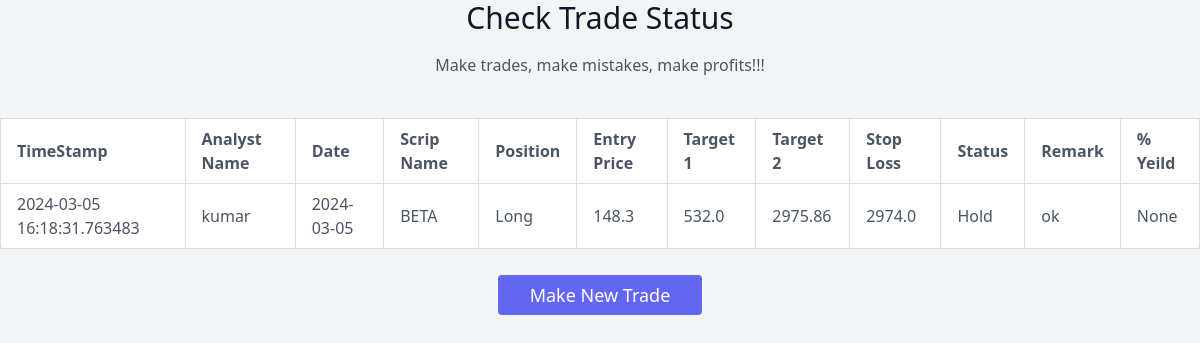
Page /trades (signed in) on the earlier database version.
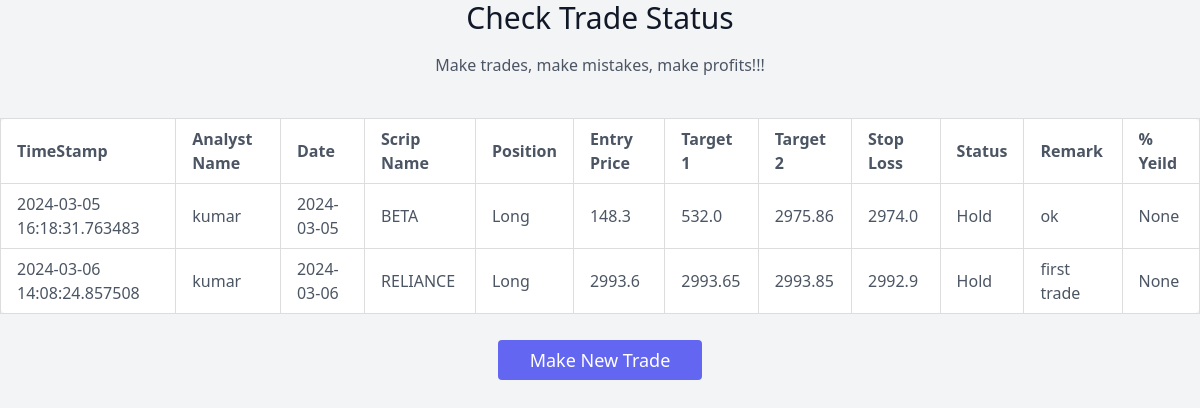
Same page on the later database version.
### models/models.py (models this page shows, shortened)
class CallBook(db.Model):
    __tablename__ = 'CallBook'
    id = db.Column(db.Integer, primary_key=True)
    TimeStamp = db.Column(db.TIMESTAMP, nullable=False)
    AnalystName = db.Column(db.String(50), nullable=False)
    Date = db.Column(db.Date, nullable=False)
    ScripName = db.Column(db.String(50), nullable=False)
    Position = db.Column(db.String(10), nullable=False)
    EntryPrice = db.Column(db.Float, nullable=False)
    Target1 = db.Column(db.Float, nullable=False)
    Target2 = db.Column(db.Float, nullable=False)
    StopLoss = db.Column(db.Float, nullable=False)
    Status = db.Column(db.String(50), nullable=False)
    GainLoss = db.Column(db.Float, nullable=True)
    Remark = db.Column(db.String(255), nullable=True)
    scrip_Code = db.Column(db.Integer, nullable=False)
    user_id = db.Column(db.Integer, db.ForeignKey('user.id'), nullable=False)
    user = db.relationship('User', backref='trades', lazy=True)

### app.py (the view)
@app.route('/trades')
def trades():
    user_id = session.get('user_id')
    if user_id is None:
        return redirect(url_for('login'))
    user = User.query.filter_by(id=user_id).first()
    decrypt_data_username = decrypt_data(user.username)
    accesstoken_current = get_valid_access_token()
    if decrypt_data_username == 'admin':
        user_trades = CallBook.query.all()
        if accesstoken_current is None:
            api_key = "7bysRZCyXtO7xy9uxk9EtZbNMa2sH6qr"
            secret_key = "BiR30xFE5S4XC9rT0aQcz1ZdAg3CyyBz"
            request_token = request.args.get('request_token')
            espressoApi = EspressoConnect(api_key)
            sessionEspresso = espressoApi.generate_session(request_token, secret_key)
            access_token = espressoApi.get_access_token(api_key, sessionEspresso)
            access_token = json.loads(access_token)
            token = access_token["data"]["token"]
            access_token_entry = AccessToken(accesstoken=token, TimeStamp=datetime.now())
            db.session.add(access_token_entry)
            db.session.commit()
            return render_template('trades.html',user_trades=user_trades)
        else:
            return render_template('trades.html',user_trades=user_trades)
    else:
        user_trades = CallBook.query.filter_by(user_id=user_id).all()
    return render_template('trades.html', user_trades=user_trades)

### app.py (called while the page is built)
def get_valid_access_token():
    with app.app_context():
        access_token_entry = AccessToken.query.order_by(AccessToken.TimeStamp.desc()).first()
        if access_token_entry:
            token_expiry = access_token_entry.TimeStamp + timedelta(hours=24)
            if datetime.now() < token_expiry:
                return access_token_entry.accesstoken
        return None

### encrypt.py (called while the page is built)
    def decrypt_data(encrypted_data):
        decrypted_data = cipher_suite.decrypt(encrypted_data).decode()
        return decrypted_data

### templates/trades.html (shortened to what this page needs)
<!DOCTYPE html>
<html lang="en">
<head>
    <link rel="stylesheet" href="{{ url_for('static', filename='css/trades.css') }}">
    <link href="https://unpkg.com/tailwindcss@^2.0/dist/tailwind.min.css" rel="stylesheet">
</head>
<body class="bg-gray-100">
    <section class="text-gray-600 body-font">
        <div class="text-center mb-10 px-4 md:px-0">
            <h1 class="sm:text-3xl text-2xl font-medium text-center title-font text-gray-900 mb-4">Check Trade Status</h1>
            <p class="text-base leading-relaxed xl:w-2/4 lg:w-3/4 mx-auto">Make trades, make mistakes, make profits!!!</p>
        </div>
        <div class="overflow-x-auto">
            <table class="w-full table-auto bg-white rounded-lg">
                <thead>
                    <tr>
                        <th class="px-4 py-2">TimeStamp</th>
                        <th class="px-4 py-2">Analyst Name</th>
                        <th class="px-4 py-2">Date</th>
                        <th class="px-4 py-2">Scrip Name</th>
                        <th class="px-4 py-2">Position</th>
                        <th class="px-4 py-2">Entry Price</th>
                        <th class="px-4 py-2">Target 1</th>
                        <th class="px-4 py-2">Target 2</th>
                        <th class="px-4 py-2">Stop Loss</th>
                        <th class="px-4 py-2">Status</th>
                        <th class="px-4 py-2">Remark</th>
                        <th class="px-4 py-2">% Yeild</th>
                    </tr>
                </thead>
                <tbody>
                    {% for trade in user_trades %}
                        <tr>
                            <td class="border px-4 py-2">{{ trade.TimeStamp }}</td>
                            <td class="border px-4 py-2">{{ trade.AnalystName }}</td>
                            <td class="border px-4 py-2">{{ trade.Date }}</td>
                            <td class="border px-4 py-2">{{ trade.ScripName }}</td>
                            <td class="border px-4 py-2">{{ trade.Position }}</td>
                            <td class="border px-4 py-2">{{ trade.EntryPrice }}</td>
                            <td class="border px-4 py-2">{{ trade.Target1 }}</td>
                            <td class="border px-4 py-2">{{ trade.Target2 }}</td>
                            <td class="border px-4 py-2">{{ trade.StopLoss }}</td>
                            <td class="border px-4 py-2">{{trade.Status}}</td>
                            <td class="border px-4 py-2">{{ trade.Remark }}</td>
                            <td class="border px-4 py-2">{{trade.GainLoss}}</td>
                        </tr>
                    {% endfor %}
                </tbody>
            </table>
        </div>
        <div class="text-center mt-8">
            <a href="{{ url_for('callbook') }}" class="text-white bg-indigo-500 border-0 py-2 px-8 focus:outline-none hover:bg-indigo-600 rounded text-lg">Make New Trade</a>
        </div>
    </section>
</body>
</html>

### static/css/trades.css (style rules this page uses)
table { width: 100%; border-collapse: collapse; }
th, td { border: 1px solid #ddd; padding: 8px; text-align: left; }

Differences in the rows shown:
added CallBook: TimeStamp "2024-03-06 14:08:24.857508", AnalystName "kumar", Date "2024-03-06", ScripName "RELIANCE", Position "Long", EntryPrice "2993.6", Target1 "2993.65", Target2 "2993.85", StopLoss "2992.9", Status "Hold", Remark "first trade", GainLoss "None"
